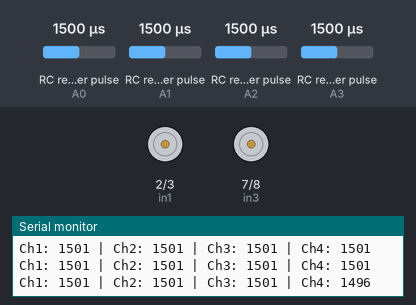
A sketch run on a simulated Arduino Uno, built with avr-gcc and run on an emulated ATmega328P. Parts: motor-driver pin pairs drawn as motors (green arrow = first pin HIGH = forward, orange = second pin HIGH = backward, longer = more drive, scaled by the enable pin), the last lines printed to the serial monitor. Wiring (inferred from the names in the program): 4 × RC receiver channel: data A0 / data A1 / data A2 / data A3. Inputs (shaded band) come from the test bench; at power-on: RC receiver pulse (sensors on A1, A2, A0, A3) 1500 µs.

Above: at 1.2 s.
1.3 s: RC receiver pulse (sensor on A1) set to 1477 µs
4.3 s: RC receiver pulse (sensor on A2) set to 1479 µs
At 4.56 s:
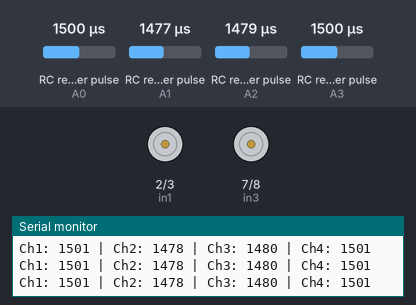
7.3 s: RC receiver pulse (sensor on A0) set to 1250 µs
10.3 s: RC receiver pulse (sensor on A0) set to 1750 µs
13.3 s: RC receiver pulse (sensor on A1) set to 1020 µs
16.3 s: RC receiver pulse (sensor on A2) set to 1500 µs
Timing chart, 0 to 20.3 s (numbered marks = the images above; inputs shaded):
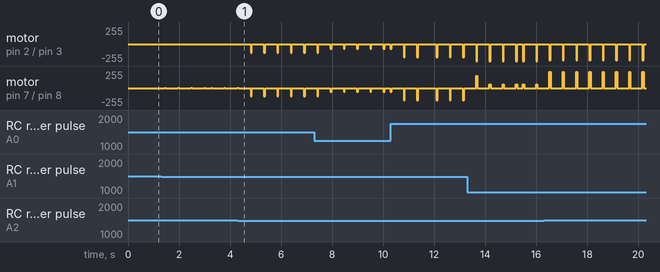

Measured:
- the behaviour switches between 1489 and 1488 µs on RC receiver pulse (sensor on A2) (found by bisection; images 0 and 1)
- by itself, motor on pin 2 (in1) / pin 3 (in2): alternates backward 245/255 for 0.05 s and stopped for 0.47 s
- by itself, motor on pin 7 (in3) / pin 8 (in4): alternates forward 245/255 for 0.05 s and stopped for 0.47 s

The sketch:

motor_test.ino
```cpp
// Pin assignments for motors
const int enA = 5;
const int in1 = 2;
const int in2 = 3;
const int enB = 6;
const int in3 = 7;
const int in4 = 8;

// Pin assignments for channels
const int ch1Pin = A0; // Speed
const int ch2Pin = A1; // Direction (right/left)
const int ch3Pin = A2; // Forward/Backward
const int ch4Pin = A3; // Emergency Brake

void setup() {
  Serial.begin(9600);

  // Set motor pins as output
  pinMode(enA, OUTPUT);
  pinMode(enB, OUTPUT);
  pinMode(in1, OUTPUT);
  pinMode(in2, OUTPUT);
  pinMode(in3, OUTPUT);
  pinMode(in4, OUTPUT);
}

void loop() {
  // Read PWM values from channels
  int ch1Value = pulseIn(ch1Pin, HIGH, 25000); // Speed
  int ch2Value = pulseIn(ch2Pin, HIGH, 25000); // Direction (right/left)
  int ch3Value = pulseIn(ch3Pin, HIGH, 25000); // Forward/Backward
  int ch4Value = pulseIn(ch4Pin, HIGH, 25000); // Emergency Brake

  // Debugging: Print channel values
  Serial.print("Ch1: ");
  Serial.print(ch1Value);
  Serial.print(" | Ch2: ");
  Serial.print(ch2Value);
  Serial.print(" | Ch3: ");
  Serial.print(ch3Value);
  Serial.print(" | Ch4: ");
  Serial.println(ch4Value);

  // Emergency brake logic
  if (ch4Value > 1500) {
    // Stop all motors
    mpower(1, 0);
    mpower(2, 0);
    return; // Exit the loop early
  }

  // Throttle control
  int speed = (ch1Value > 1000) ? map(ch1Value, 1000, 2000, 0, 255) : 0;

  // Forward/Backward control
  int direction = 0;
  if (ch3Value > 1520) {
    direction = 1; // Forward
  } else if (ch3Value < 1490) {
    direction = -1; // Backward
  }

  // Turning control
  int turn = 0;
  if (ch2Value < 1490) {
    turn = map(ch2Value, 1000, 1490, -255, 0); // Turning left
  } else if (ch2Value > 1520) {
    turn = map(ch2Value, 1520, 2000, 0, 255); // Turning right
  }

  int m1Speed = constrain(speed * direction + turn, -255, 255);
  int m2Speed = constrain(speed * direction - turn, -255, 255);

  Serial.print("m1Speed: ");
  Serial.print(m1Speed);
  Serial.print(" | m2Speed: ");
  Serial.println(m2Speed);

  mpower(1, m1Speed);
  mpower(2, m2Speed);
}

void mpower(int motor, int spd) {
  int rotation = 0;
  if (spd > 0) {
    rotation = 1;
  } else if (spd < 0) {
    rotation = -1;
    spd *= -1;
  }
  if (spd > 255) {
    spd = 255;
  }
  int pwm;
  int pA;
  int pB;
  if (motor == 1) {
    pwm = enA;
    pA = in1;
    pB = in2;
  } else if (motor == 2) {
    pwm = enB;
    pA = in3;
    pB = in4;
  } else {
    return;
  }

  if (rotation == 0) {
    digitalWrite(pA, LOW);
    digitalWrite(pB, LOW);
  } else if (rotation == 1) {
    digitalWrite(pA, HIGH);
    digitalWrite(pB, LOW);
  } else if (rotation == -1) {
    digitalWrite(pA, LOW);
    digitalWrite(pB, HIGH);
  }
  analogWrite(pwm, spd);
}
```
